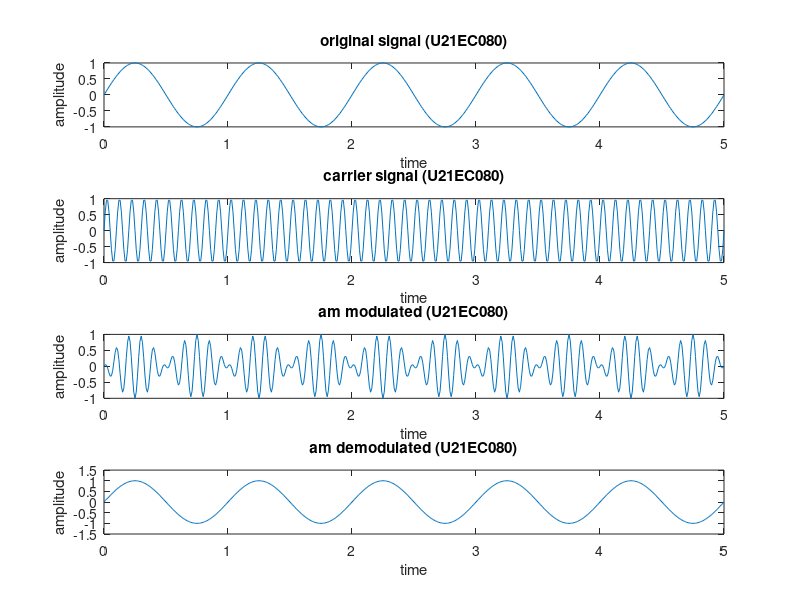
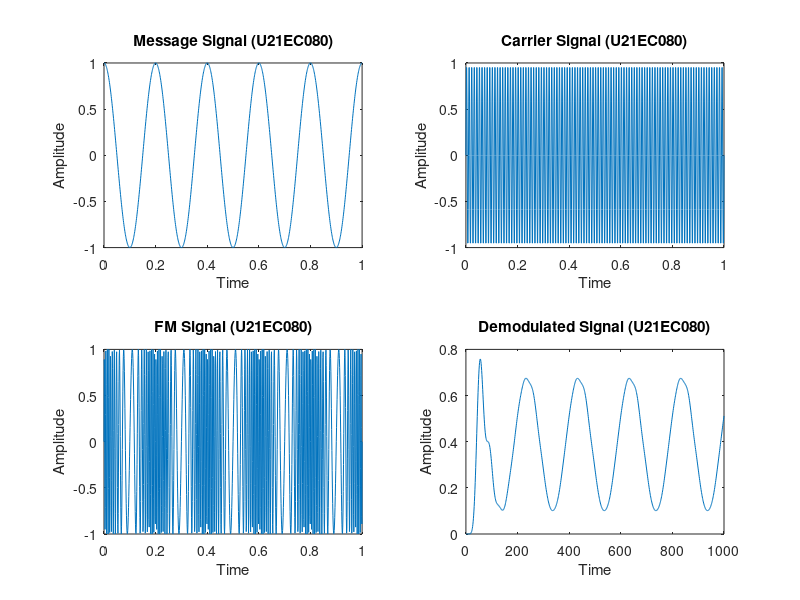
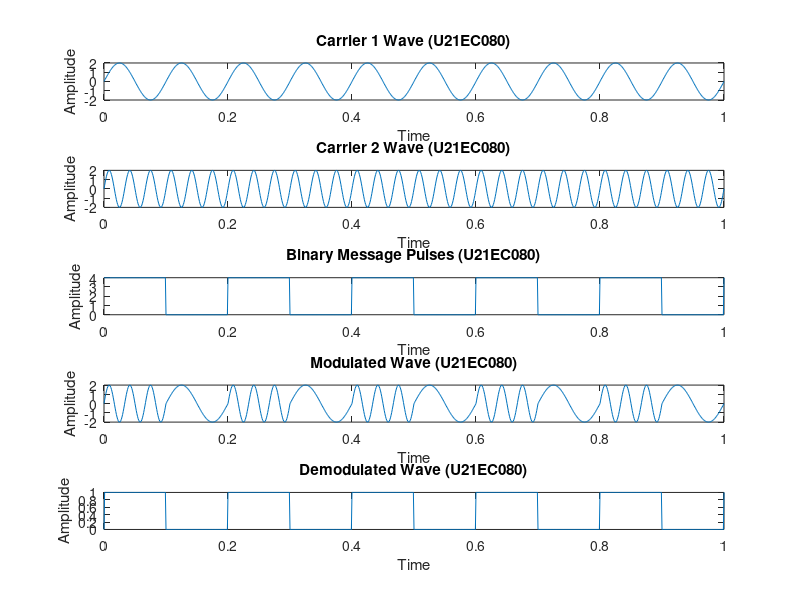
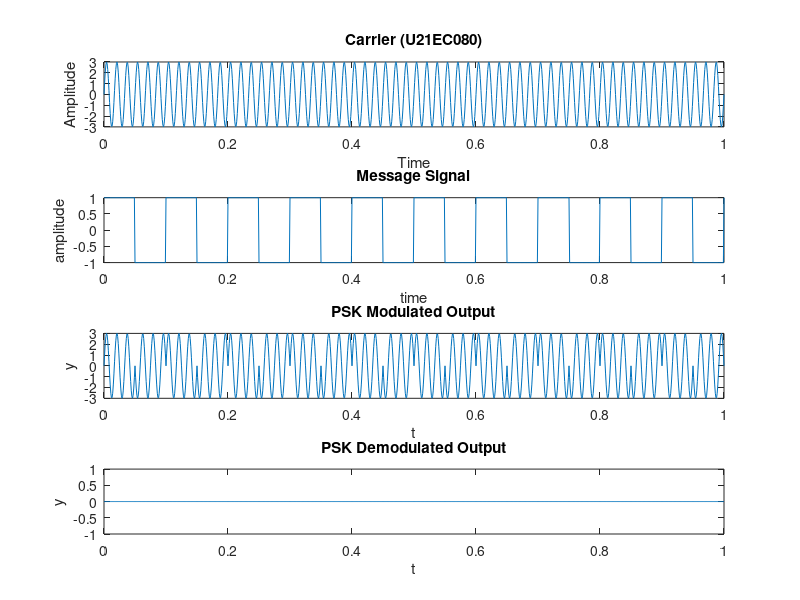

The MATLAB source for these figures, in order:
%Amplitude Modulation
clc;
clear all;
close all;
f = 1;
Fc = 10;
Fs = 100;
t = 0:1/Fs:5;
s = sin(2*pi*f*t); % Original signal
c = sin(2*pi*Fc*t);
subplot(4,1,1)
plot(t,s);
xlabel('time');
ylabel('amplitude')
title('original signal (U21EC080)');
subplot(4,1,2)
plot(t,c);
xlabel('time');
ylabel('amplitude');
title('carrier signal (U21EC080)');

y1 = ammod(s,Fc,Fs); % Modulate.
d1 = amdemod(y1,Fc,Fs); % Demodulate.
subplot(4,1,3);
plot(t,y1);
xlabel('time');
ylabel('amplitude');
title('am modulated (U21EC080)');
subplot(4,1,4);
plot(t,d1);
xlabel('time');
ylabel('amplitude');
title('am demodulated (U21EC080)');

figure;
%Frequency Modulation
t = [0:0.001:1]; %upto 1000 samples
f1=5;
m=cos(2*pi*f1*t);
subplot(2,2,1); %plotting message signal
plot(t,m);
xlabel('Time');
ylabel('Amplitude');
title('Message Signal (U21EC080)');
f2=100;
c=sin(2*pi*f2*t);
subplot(2,2,2); %plotting carrier signal
plot(t,c);
xlabel('Time');
ylabel('Amplitude');
title('Carrier Signal (U21EC080)');
mf=15;
y = sin((2*pi*f2*t)+(mf*sin(2*pi*f1*t)));
subplot(2,2,3);%plotting FM (Frequency Modulated) signal
plot(t,y);
xlabel('Time');
ylabel('Amplitude');
title('FM Signal (U21EC080)');
x= diff(y);
z=abs(x);
[b,a]=butter(10, 0.056);
a1=filter(b,a,z);
subplot(2,2,4);
plot(a1);
xlabel('Time');
ylabel('Amplitude');
title('Demodulated Signal (U21EC080)');
figure;
% Frequency Shift Keying

fc1=10 %1st Sine Wave carrier
fc2=30 %2nd Sine Wave carrier
fp=5 %Periodic Binary pulse (Message)
amp=4 %amplitude (For Both Carrier & Binary Pulse Message)
amp=amp/2;
t=0:0.001:1;
c1=amp.*sin(2*pi*fc1*t);%1st Carrier Sine wave
c2=amp.*sin(2*pi*fc2*t);%2nd Carrier Sine wave
subplot(5,1,1); %Carrier wave
plot(t,c1)
xlabel('Time')
ylabel('Amplitude')
title('Carrier 1 Wave (U21EC080)')
subplot(5,1,2) %Carrier wave
plot(t,c2)
xlabel('Time')
ylabel('Amplitude')
title('Carrier 2 Wave (U21EC080)')
m=amp.*square(2*pi*fp*t)+amp;%Generating Square wave message
% Adds amp to the scaled square wave, effectively shifting the entire waveform upwards.
% This is done to ensure that the signal is always positive.
% as the square function produces values in the range [-1, 1].
subplot(5,1,3) %Square Binary Pulse Message
plot(t,m)
xlabel('Time')
ylabel('Amplitude')
title('Binary Message Pulses (U21EC080)')
for i=0:1000 %generating the modulated wave
    if m(i+1)==0
        mm(i+1)=c1(i+1);
        else
        mm(i+1)=c2(i+1);
    end
end
subplot(5,1,4) %Plotting The Modulated wave
plot(t,mm)
xlabel('Time')
ylabel('Amplitude')
title('Modulated Wave (U21EC080)')




for i=0:1000
    if mm(i+1)==c1(i+1)
        dm(i+1)=0;
    else
       dm(i+1)=1;
    end
end
subplot(5,1,5);
plot(t,dm);
xlabel('Time')
ylabel('Amplitude')
title('Demodulated Wave (U21EC080)')
%Phase Shift Keying
figure;
t=0:.001:1;
fc=60 %frequency of Carrier Sine wave
fm=10 %Message frequency
amp=3 %Carrier & Message Amplitude
c=amp.*sin(2*pi*fc*t);% Carrier Sine wave
subplot(4,1,1)
plot(t,c)
xlabel('Time')
ylabel('Amplitude')
title('Carrier (U21EC080)')
m=square(2*pi*fm*t);%Message signal
subplot(4,1,2)
plot(t,m)
xlabel('time')
ylabel('amplitude')
title('Message Signal')
% Sine wave multiplied with square wave in order to generate PSK
x=c.*m;
subplot(4,1,3) %PSK (Phase Shift Keyed) signal
plot(t,x)
title('PSK Modulated Output');
xlabel('t')
ylabel('y')
de = pskdemod(x,1);
subplot(4,1,4);
plot(t,de)
title('PSK Demodulated Output');
xlabel('t')
ylabel('y')
